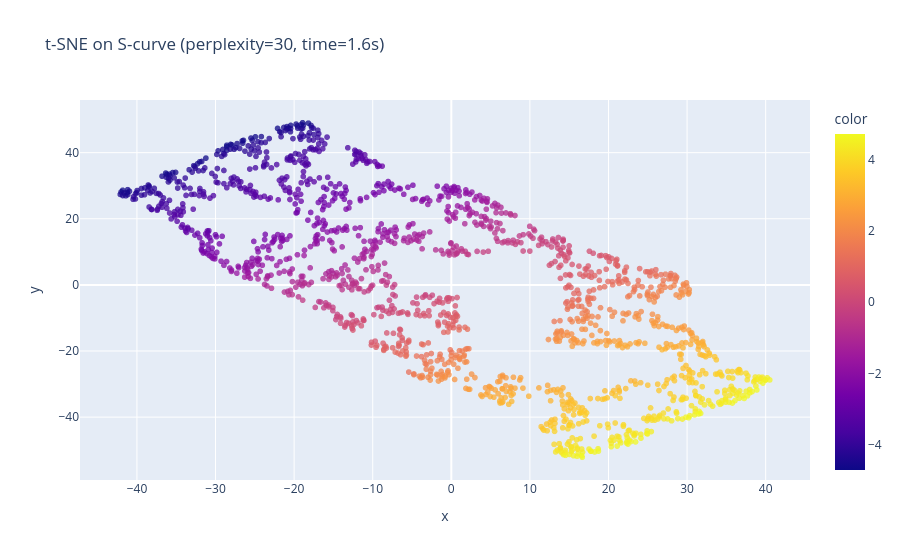

Notebook source saved alongside this figure:
### Code cell
def run_tsne_embedding(X, perplexity=30, learning_rate="auto", early_exaggeration=12.0,
                       init="pca", n_iter=800, seed=0):
    tsne = TSNE(
        n_components=2,
        perplexity=perplexity,
        learning_rate=learning_rate,
        early_exaggeration=early_exaggeration,
        init=init,
        max_iter=n_iter,
        random_state=seed,
    )
    t0 = perf_counter()
    Y = tsne.fit_transform(X)
    t1 = perf_counter()
    return Y, (t1 - t0)

def plot_embedding(Y, color=None, title="embedding"):
    fig = px.scatter(x=Y[:,0], y=Y[:,1], color=color, opacity=0.75, title=title)
    fig.show()

Y30, dt = run_tsne_embedding(X_manifold, perplexity=30, seed=0, n_iter=800)
plot_embedding(Y30, color=t, title=f"t-SNE on S-curve (perplexity=30, time={dt:.1f}s)")

### Figure 1 — Plotly figure (JSON) as saved in the notebook; plotly's stock layout.template omitted (floating-point values rounded to 4 significant figures; data arrays with more than 128 entries replaced by an {"elided": "..."} marker saying what was removed)
{"data": [{"hovertemplate": "x=%{x}<br>y=%{y}<br>color=%{marker.color}<extra></extra>", "legendgroup": "", "marker": {"color": {"elided": "1600 float values"}, "coloraxis": "coloraxis", "opacity": 0.75, "symbol": "circle"}, "mode": "markers", "name": "", "showlegend": false, "type": "scattergl", "x": {"elided": "1600 float values"}, "xaxis": "x", "y": {"elided": "1600 float values"}, "yaxis": "y"}], "layout": {"coloraxis": {"colorbar": {"title": {"text": "color"}}, "colorscale": [[0, "#0d0887"], [0.1111, "#46039f"], [0.2222, "#7201a8"], [0.3333, "#9c179e"], [0.4444, "#bd3786"], [0.5556, "#d8576b"], [0.6667, "#ed7953"], [0.7778, "#fb9f3a"], [0.8889, "#fdca26"], [1, "#f0f921"]]}, "legend": {"tracegroupgap": 0}, "title": {"text": "t-SNE on S-curve (perplexity=30, time=1.6s)"}, "xaxis": {"anchor": "y", "domain": [0, 1], "title": {"text": "x"}}, "yaxis": {"anchor": "x", "domain": [0, 1], "title": {"text": "y"}}}}
